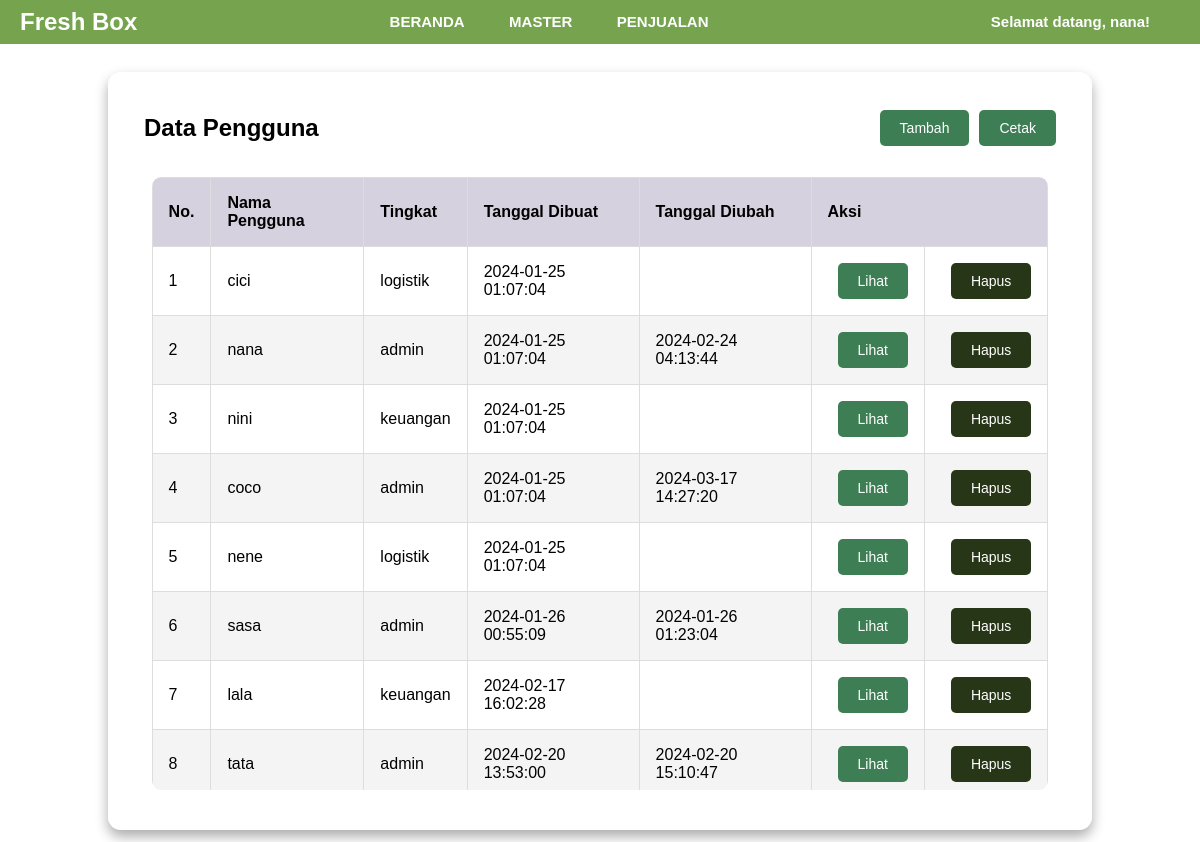
Page /user.php (signed in) on the earlier database version.
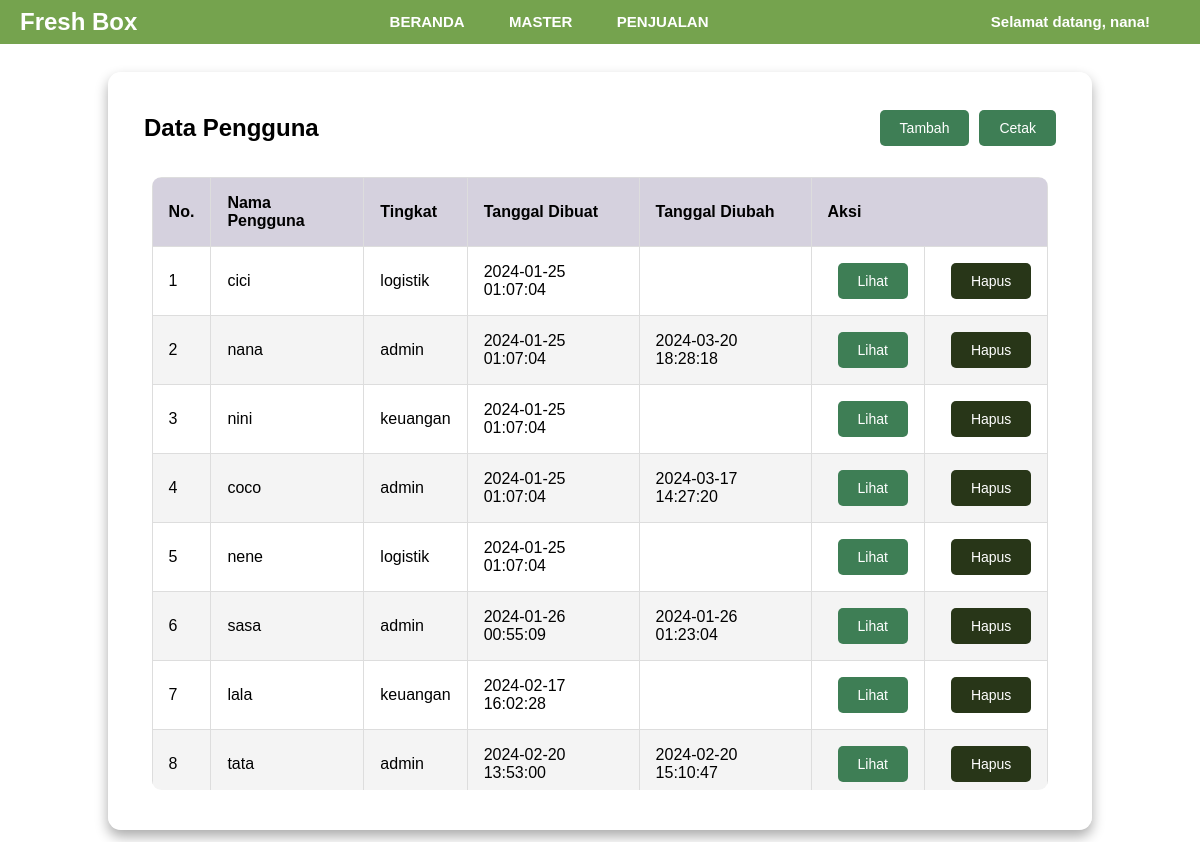
Same page on the later database version.
### tables this page shows
CREATE TABLE `user` (
  `id` int(11) UNSIGNED NOT NULL,
  `username` varchar(50) NOT NULL,
  `password` varchar(255) NOT NULL,
  `level` enum('admin','keuangan','logistik') NOT NULL,
  `created_at` timestamp NOT NULL DEFAULT current_timestamp(),
  `updated_at` timestamp NULL DEFAULT NULL ON UPDATE current_timestamp()
);

### user.php (the view, shortened to what this page needs)
<!DOCTYPE html>
<html lang="en">
<head>
    <link rel="stylesheet" href="tablestyle.css">
</head>
<header>
<?php include "menu.php"; ?>
</header>
<body>
    <?php
    require "koneksi.php";
    $sql = "SELECT * FROM user";
    $query = mysqli_query($koneksi, $sql);
    ?>
    <main class="table">
        <section class="table__header">
            <h1>Data Pengguna</h1>
            <div class="button-container">
                <form action="new-user.php" method="GET">
                    <button type="submit" class="btn btn-primary btn-custom btn-view">
                        <span class="btn-text">Tambah</span>
                    </button>
                </form>
                <button onclick="cetaklaporan()" class="btn btn-primary btn-custom btn-view">Cetak</button>
            </div>
        </section>
        <section class="table__body">
            <table>
                <thead>
                    <tr>
                      <th scope="col">No.</th>
                      <th scope="col">Nama Pengguna</th>
                      <th scope="col">Tingkat</th>
                      <th scope="col">Tanggal Dibuat</th>
                      <th scope="col">Tanggal Diubah</th>
                      <th scope="col" colspan="2">Aksi</th>
                    </tr>
                </thead>
                <tbody>
                    <?php $i = 1; ?>
                    <?php while ($user = mysqli_fetch_array($query)) : ?>
                        <tr>
                            <td><?= $i ?></td>
                            <td><?= $user["username"] ?></td>
                            <td><?= $user["level"] ?></td>
                            <td><?= $user["created_at"] ?></td>
                            <td><?= $user["updated_at"] ?></td>
                            <td>
                                <form action="read-user.php" method="GET">
                                    <button type="submit" class="btn btn-primary btn-custom btn-view">Lihat</button>
                                </form>
                            </td>
                            <td>
                                <form action="delete-user.php" method="POST" onsubmit="return konfirmasi(this)">
                                    <button type="submit" class="btn btn-danger btn-custom btn-delete">Hapus</button>
                                </form>
                            </td>
                        </tr>
                        <?php $i++; ?>
                    <?php endwhile ?>
                </tbody>
            </table>
        </section>
    </main>
</body>
</html>

Differences in the rows shown:
changed user "nana": updated_at "2024-02-24 04:13:44" → "2024-03-20 18:28:18"
